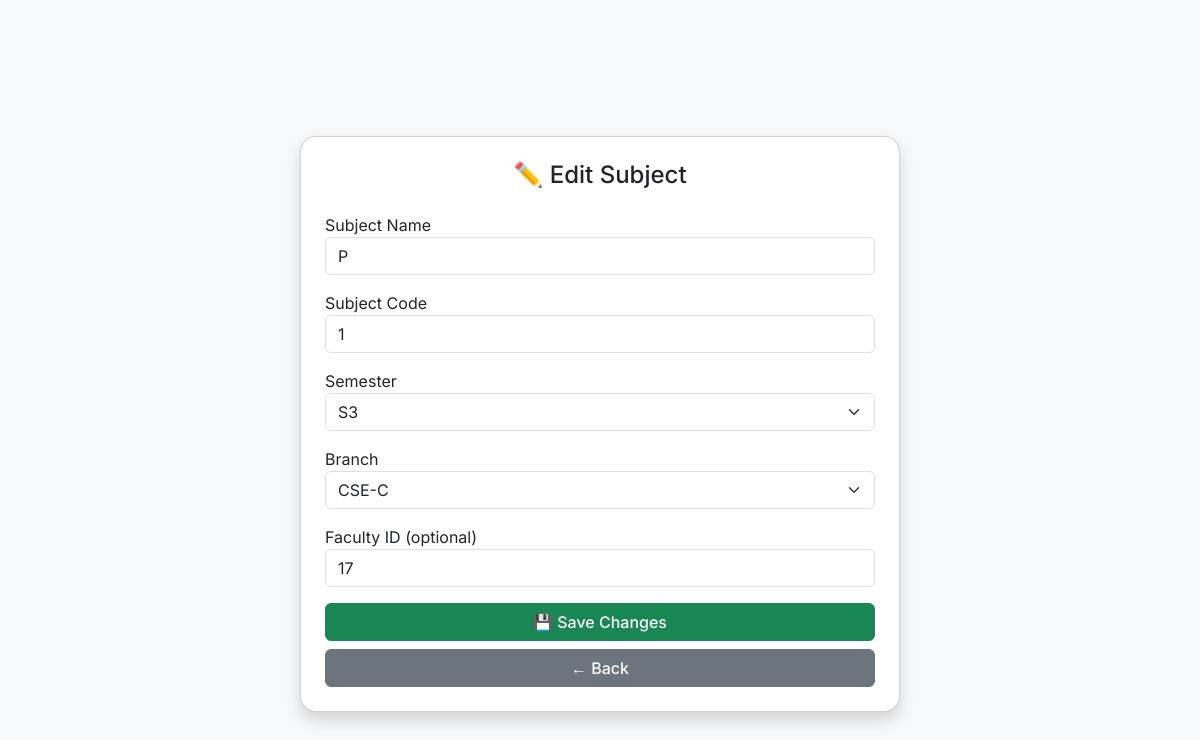
The page /admin/edit_subject/13 (signed in) on the database as committed earlier.
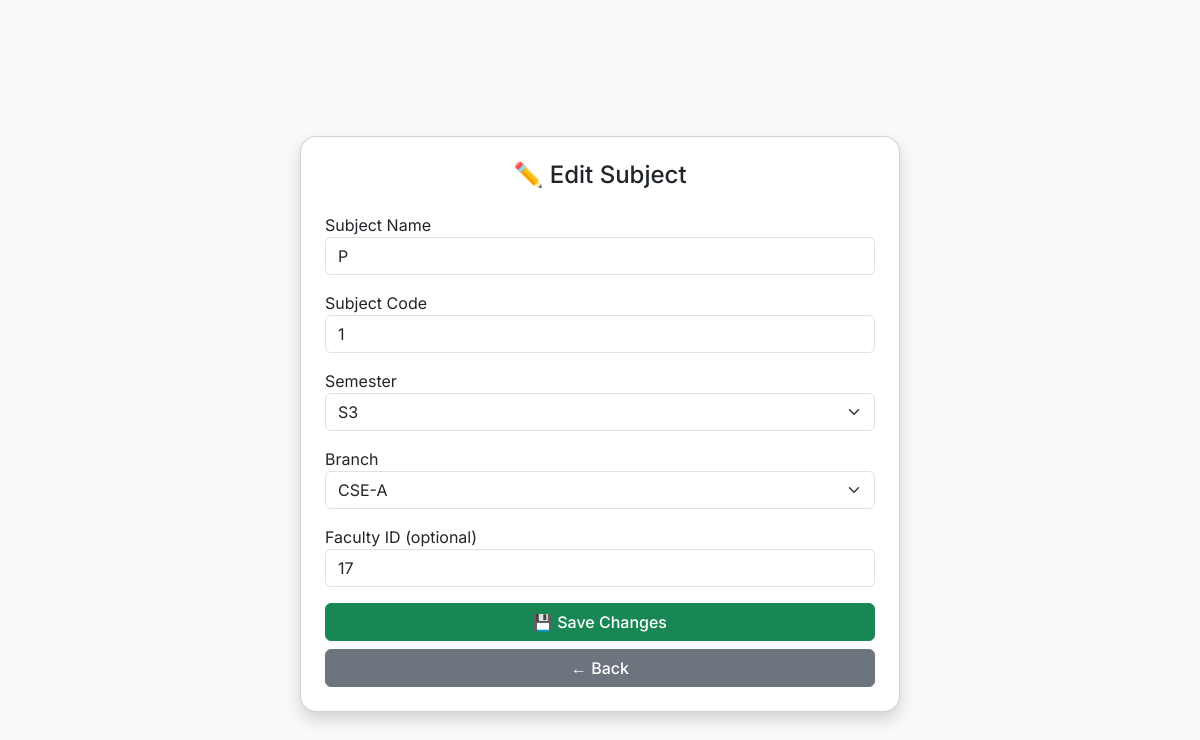
The same page on the database as committed later.
### tables this page shows
CREATE TABLE subjects (
                id INTEGER PRIMARY KEY AUTOINCREMENT,
                name TEXT,
                code TEXT,
                semester TEXT,
                branch TEXT,
                faculty_id INTEGER
            );

### app.py (the view, shortened to what this page needs)
@app.route('/admin/edit_subject/<int:subject_id>', methods=['GET', 'POST'])
def edit_subject(subject_id):
    if not is_admin():
        abort(403)
    db = get_db()
    subject = db.execute("SELECT * FROM subjects WHERE id = ?", (subject_id,)).fetchone()
    if not subject:
        flash("Subject not found", "danger")
        return redirect(url_for('admin_subjects'))
    return render_template('edit_subject.html', subject=subject)

### app.py (called while the page is built)
def get_db():
    conn = sqlite3.connect('database.db', timeout=10, check_same_thread=False)
    conn.row_factory = sqlite3.Row
    return conn

@app.after_request
def add_cache_control(response):
    response.headers['Cache-Control'] = 'no-store'
    return response

def is_admin():
    return session.get('role') == 'admin'

### templates/edit_subject.html (shortened to what this page needs)
{% extends 'base.html' %}
{% block content %}
<div class="container py-4 center-wrapper">
  <div class="card shadow p-4 w-100" style="max-width: 600px;">
    <h4 class="text-center mb-4">✏️ Edit Subject</h4>
    <form method="POST">
      <div class="mb-3">
        <label>Subject Name</label>
        <input type="text" name="name" class="form-control" value="{{ subject.name }}" required>
      </div>
      <div class="mb-3">
        <label>Subject Code</label>
        <input type="text" name="code" class="form-control" value="{{ subject.code }}" required>
      </div>
      <div class="mb-3">
        <label>Semester</label>
        <select name="semester" class="form-select" required>
          {% for s in ['S1','S2','S3','S4','S5','S6','S7','S8'] %}
            <option value="{{ s }}" {% if subject.semester == s %}selected{% endif %}>{{ s }}</option>
          {% endfor %}
        </select>
      </div>
      <div class="mb-3">
        <label>Branch</label>
        <select name="branch" class="form-select" required>
          {% for b in ['CSE-A','CSE-B','CSE-C','ECE','EEE','ME','CE','IT'] %}
            <option value="{{ b }}" {% if subject.branch == b %}selected{% endif %}>{{ b }}</option>
          {% endfor %}
        </select>
      </div>
      <div class="mb-3">
        <label>Faculty ID (optional)</label>
        <input type="number" name="faculty_id" class="form-control" value="{{ subject.faculty_id or '' }}">
      </div>
      <div class="d-grid mt-3">
        <button type="submit" class="btn btn-success">💾 Save Changes</button>
        <a href="{{ url_for('admin_subjects') }}" class="btn btn-secondary mt-2">← Back</a>
      </div>
    </form>
  </div>
</div>
{% endblock %}

Rows that differ between the two databases and show on the page:
changed subjects: branch "CSE-C" → "CSE-A"
